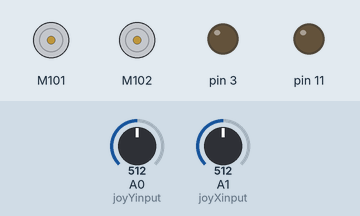
A sketch run on a simulated Arduino Uno, built with avr-gcc and run on an emulated ATmega328P. Parts: 2 × DC motor (green arrow = forward, orange = backward, longer = faster), output pins drawn as LEDs (lit = HIGH). The inputs (shaded band) are chosen by the test bench; at power-on: A1 (joyXinput) = 512, A0 (joyYinput) = 512.

Above: at 1.2 s.
1.3 s: A1 (joyXinput) set to 450
2.8 s: A0 (joyYinput) set to 450
At 3.4 s:
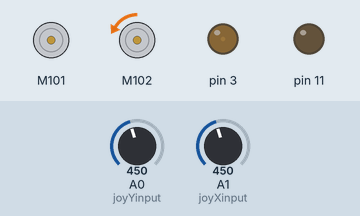
4.3 s: A0 (joyYinput) set to 574
At 5.5 s:
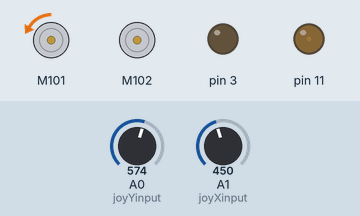
5.8 s: A1 (joyXinput) set to 306
At 6.8 s:
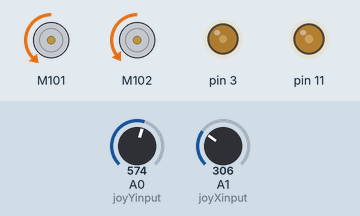
7.3 s: A1 (joyXinput) set to 245
At 8.0 s:
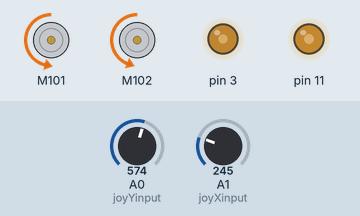
8.8 s: A0 (joyYinput) set to 554
At 9.1 s:
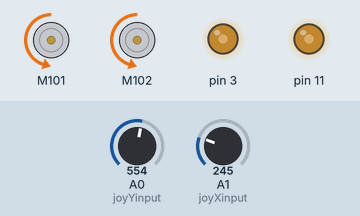
Timing chart, 0 to 11.3 s (numbered marks = the images above; inputs shaded):
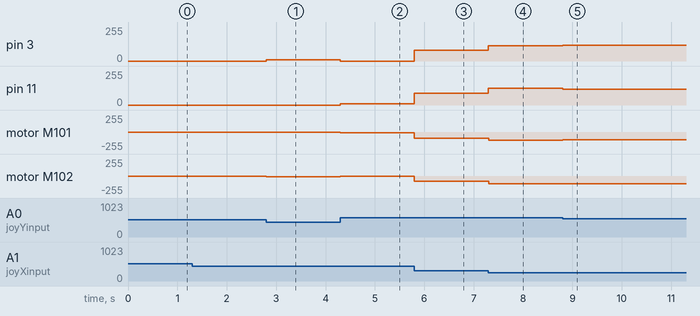

The sketch:

hempbot.ino
```cpp
#include <MotorDriver.h>


MotorDriver m;
int joyYinput = A0; // Verticale
int joyXinput = A1; // Orizontale
int MotorSpeed1 = 0;
int MotorSpeed2 = 0;
int joyY = 512;
int joyX = 512;


void setup()
{

}


void loop()
{
  joyX = analogRead(joyYinput);
  joyY = analogRead(joyXinput);
  if (joyY < 460)
  {
    // This is Backward

    // Set Motor A backward

    m.motor(1,BACKWARD,MotorSpeed1);

    // Set Motor B backward

    m.motor(2,BACKWARD,MotorSpeed2);

    //Determine Motor Speeds

    // As we are going backwards we need to reverse readings

    joyY = joyY - 460; // This produces a negative number
    joyY = joyY * -1;  // Make the number positive

    MotorSpeed1 = map(joyY, 0, 460, 0, 255);
    MotorSpeed2 = map(joyY, 0, 460, 0, 255);

  }
  else if (joyY > 564)
  {
    // This is Forward

    // Set Motor A forward

    m.motor(1,FORWARD,MotorSpeed1);

    // Set Motor B forward

   m.motor(2,FORWARD,MotorSpeed2);

    //Determine Motor Speeds

    MotorSpeed1 = map(joyY, 564, 1023, 0, 255);
    MotorSpeed2 = map(joyY, 564, 1023, 0, 255);

  }
  else
  {
    // This is Stopped

    MotorSpeed1 = 0;
    MotorSpeed2 = 0;

  }

  // Now do the steering
  // The Horizontal position will "weigh" the motor speed
  // Values for each motor

  if (joyX < 460)
  {
    // Move Left

    // As we are going left we need to reverse readings

    joyX = joyX - 460; // This produces a negative number
    joyX = joyX * -1;  // Make the number positive

    // Map the number to a value of 255 maximum

    joyX = map(joyX, 0, 460, 0, 255);


    MotorSpeed1 = MotorSpeed1 - joyX;
    MotorSpeed2 = MotorSpeed2 + joyX;

    // Don't exceed range of 0-255 for motor speeds

    if (MotorSpeed1 < 0)MotorSpeed1 = 0;
    if (MotorSpeed2 > 255)MotorSpeed2 = 255;

  }
  else if (joyX > 564)
  {
    // Move Right

    // Map the number to a value of 255 maximum

    joyX = map(joyX, 564, 1023, 0, 255);


    MotorSpeed1 = MotorSpeed1 + joyX;
    MotorSpeed2 = MotorSpeed2 - joyX;

    // Don't exceed range of 0-255 for motor speeds

    if (MotorSpeed1 > 255)MotorSpeed1 = 255;
    if (MotorSpeed2 < 0)MotorSpeed2 = 0;

  }


  // Adjust to prevent "buzzing" at very low speed

  if (MotorSpeed1 < 8)MotorSpeed1 = 0;
  if (MotorSpeed2 < 8)MotorSpeed2 = 0;

  // Set the motor speeds

  analogWrite(11, MotorSpeed1);
  analogWrite(3, MotorSpeed2);


}
```

Measured:
- after the input at 2.8 s, pin 3: 0/255 → 10/255 at once; motor M102: stopped → backward 10/255 at once
- after the input at 4.3 s, pin 3: 10/255 → 0/255 at once; pin 11: 0/255 → 10/255 at once; motor M101: stopped → backward 10/255 at once; motor M102: backward 10/255 → stopped at once
- after the input at 5.8 s, pin 3: 0/255 → 80/255 at once; pin 11: 10/255 → 90/255 at once; motor M101: backward 10/255 → backward 90/255 at once; motor M102: stopped → backward 80/255 at once
- after the input at 7.3 s, pin 3: 80/255 → 114/255 at once; pin 11: 90/255 → 124/255 at once; motor M101: backward 90/255 → backward 124/255 at once; motor M102: backward 80/255 → backward 114/255 at once
- after the input at 8.8 s, pin 3: 114/255 → 119/255 at once; pin 11: 124/255 → 119/255 at once; motor M101: backward 124/255 → backward 119/255 at once; motor M102: backward 114/255 → backward 119/255 at once
